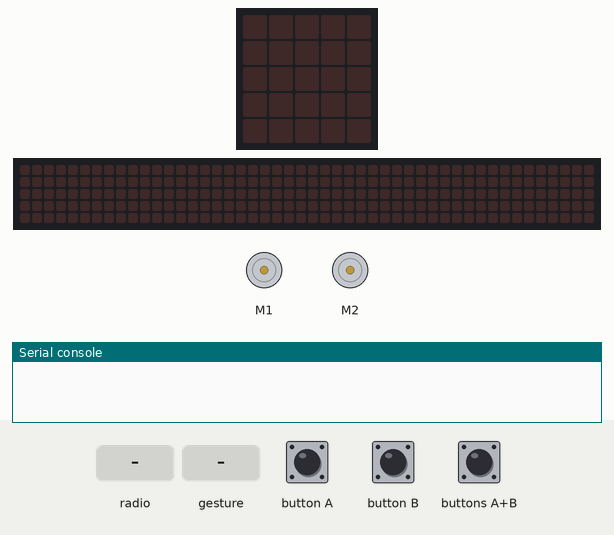
Simulated run of this program. Board: BBC micro:bit (MakeCode). On the bench: the board's 5×5 LED display, a strip that is not on the board, showing the scrolling text unrolled, 2 × DC motor (green arrow = forward, orange = backward, longer = faster), the last lines printed to the serial console. The inputs (shaded band) are chosen by the test bench. No radio messages arrive unless stated (any console line starting 'radio sent:' is added by the test bench); a tilt is held for 1.5 s and a shake lasts 1 s, then the board lies face up again; the 48×5 strip is a reading aid, not a part: it shows the text the display is scrolling, unrolled, one strip-width of it at a time.

Above: at 1.2 s.
1.3 s: radio message "links=1" arrives
At 1.45 s:
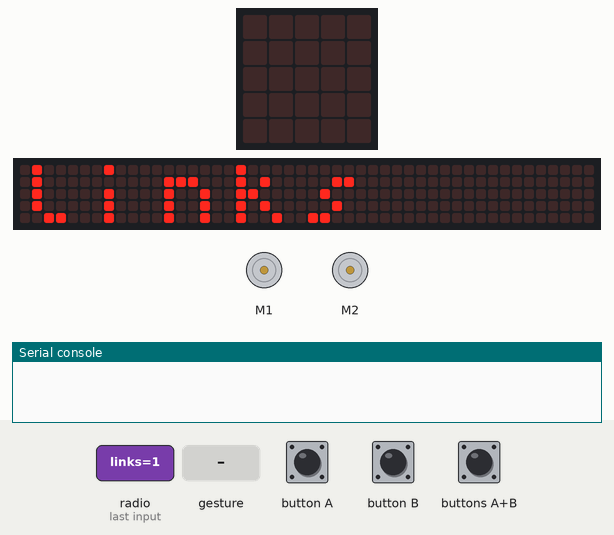
At 1.82 s:
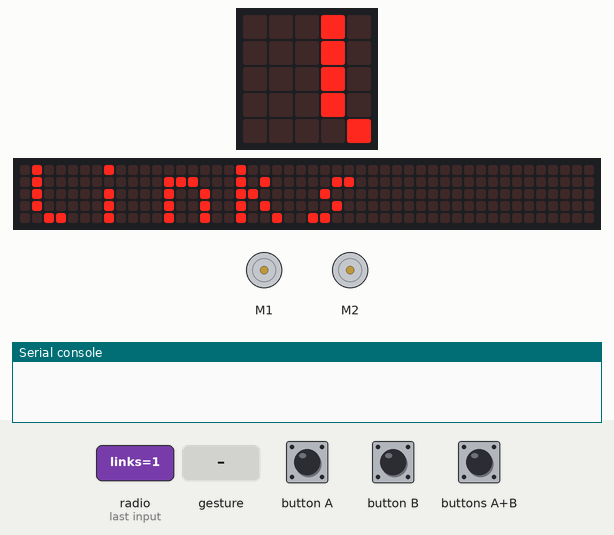
4.3 s: radio message "rechts=1" arrives
At 7.12 s:
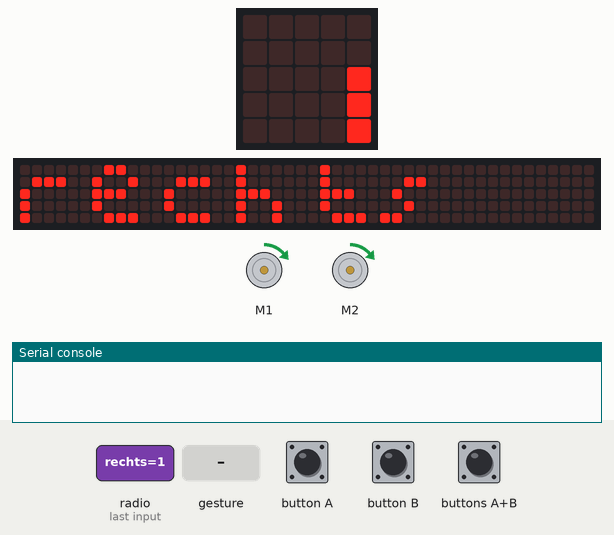
7.3 s: radio message "snelheid=1" arrives
10.3 s: button A pressed for 0.15 s
13.4 s: gesture 'tilt right'
16.4 s: radio message "links=0" arrives
At 21.87 s:
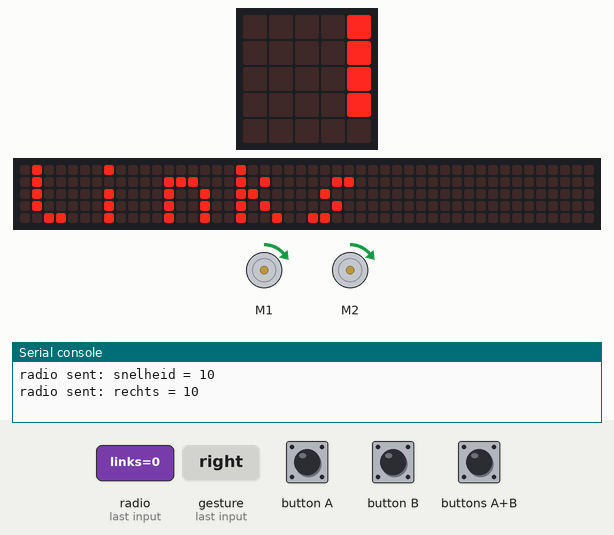
Timing chart, 0 to 23.0 s (numbered marks = the images above; inputs shaded):
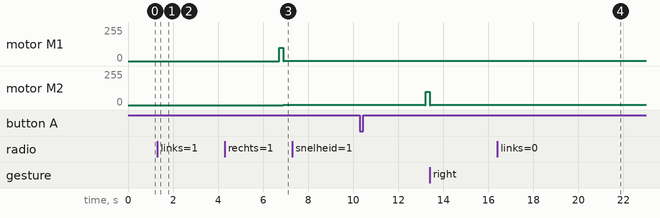

Measured:
- after the input at 1.3 s, the display: changes at once (image 1)
- after the input at 4.3 s, the display: first differs from a run without the input after 2.6 s (image 3 shows a later state)
- after the input at 16.4 s, the display: first differs from a run without the input after 5.1 s (image 4 shows a later state)

The program:

main.ts
```typescript
input.onButtonPressed(Button.A, function () {
    ingesteldeSnelheid += 10
    radio.sendValue("snelheid", ingesteldeSnelheid)
})
input.onGesture(Gesture.TiltRight, function () {
    rechts = 2
    radio.sendValue("rechts", ingesteldeSnelheid)
})
input.onButtonPressed(Button.AB, function () {
    ingesteldeSnelheid = 0
    radio.sendValue("snelheid", ingesteldeSnelheid)
})
input.onButtonPressed(Button.B, function () {
    ingesteldeSnelheid += -10
    radio.sendValue("snelheid", ingesteldeSnelheid)
})
radio.onReceivedValue(function (name, value) {
    basic.showString(name)
    if (name == "links") {
        maqueen.motorRun(maqueen.Motors.All, maqueen.Dir.CW, 0)
        maqueen.motorRun(maqueen.Motors.M1, maqueen.Dir.CW, 100)
        basic.pause(200)
        maqueen.motorRun(maqueen.Motors.M1, maqueen.Dir.CW, 0)
        maqueen.motorRun(maqueen.Motors.All, maqueen.Dir.CW, value)
    } else if (name == "rechts") {
        maqueen.motorRun(maqueen.Motors.M2, maqueen.Dir.CW, 0)
        maqueen.motorRun(maqueen.Motors.M2, maqueen.Dir.CW, 100)
        basic.pause(200)
        maqueen.motorRun(maqueen.Motors.M2, maqueen.Dir.CW, 0)
        maqueen.motorRun(maqueen.Motors.All, maqueen.Dir.CW, value)
    } else {
        maqueen.motorRun(maqueen.Motors.All, maqueen.Dir.CW, value)
    }
})
input.onGesture(Gesture.TiltLeft, function () {
    links = 1
    radio.sendValue("links", ingesteldeSnelheid)
})
let ingesteldeSnelheid = 0
let rechts = 0
let links = 0
radio.setGroup(1)
links = 0
rechts = 0
ingesteldeSnelheid = 0
```

test.ts
```typescript
// tests gaan hier; deze zal niet worden gecompileerd wanneer dit pakket wordt gebruikt als extensie.
```
